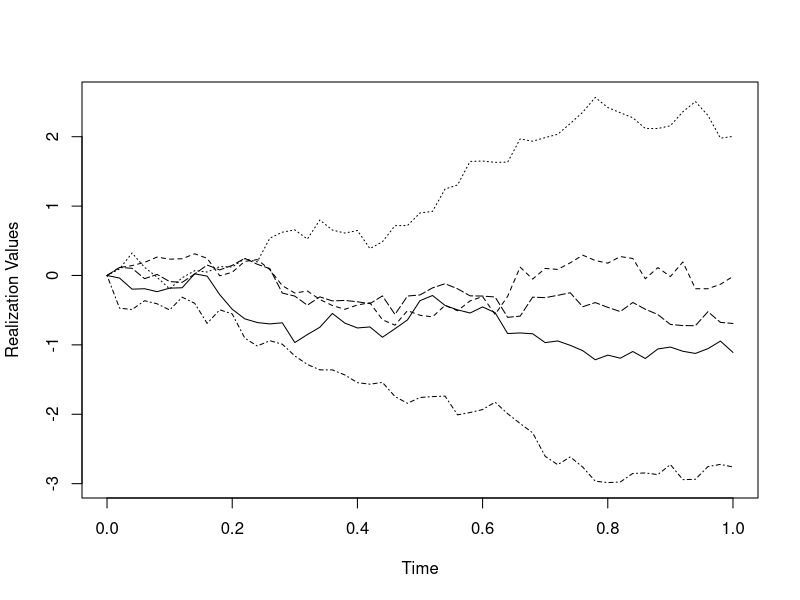

Write the R code that produced this figure.
## ---- chunk 1
knitr::opts_chunk$set(echo = TRUE)
## ---- chunk 2
pnorm(2) - pnorm(-1)

## ---- chunk 3

realizations <- list()
# Variance = t*sigma^2, t = 0.02 because the interval to the next time is 0.02
# and simga^2 = 1
sig2 <- 0.02
time_vec <- seq(0,1,0.02)

for( i in seq(1:1000) ){
  
  real_vec <- numeric()

  real_vec[1] <- 0
  
  
  for (j in seq(2,51)){
    
    real_vec[j] <- real_vec[j-1] + rnorm(1, 0, sqrt(sig2))
    
  }
  
  realizations[[i]] <- real_vec
}


## ---- chunk 4
vec <- c(realizations[[1]],
         realizations[[2]],
         realizations[[3]],
         realizations[[4]],
         realizations[[5]])

plot(time_vec, realizations[[1]],
     ylab = "Realization Values",
     xlab = "Time",
     lty = 1,
     type = "l",
     ylim = c(min(vec), max(vec)))

for (i in seq(2,5)){
  
  lines(time_vec, realizations[[i]], lty = i, type = "l")
  
}

## ---- chunk 5

X_1 <- numeric()

for ( i in seq(1:length(realizations))){
  
  X_1[i] <- realizations[[i]][length(realizations[[i]])]
  
}
## ---- chunk 6
mean(X_1)
## ---- chunk 7
var(X_1)
## ---- chunk 8
# P( X(1) < 2 )
less_2 <- sum((X_1 < 2))/length(X_1)

# P( X(1) < -1 )
less_neg1 <- sum((X_1 < -1))/length(X_1)

# P( -1 < X(1) < 2 )
less_2 - less_neg1

